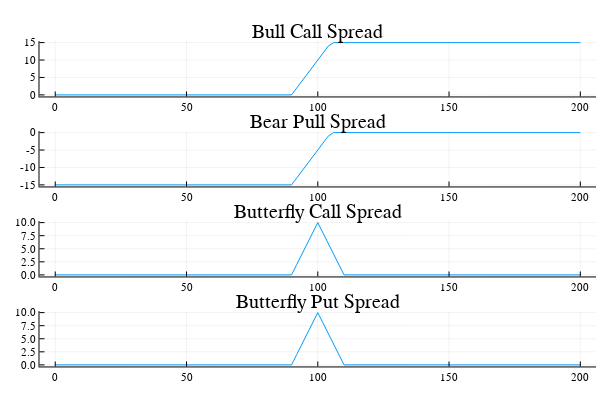

The notebook cell saved with this chart:
### Markdown cell above
## Spreads
\begin{equation*}
\ Bull Call Spread = Long Call X_L + Short Call X_H 
\text{  for $X_L<X_H$}.
\end{equation*}
\begin{equation*}
\ Bear Put Spread = Long Put X_L + Short Put X_H 
\text{  for $X_L<X_H$}.
\end{equation*}
\begin{equation*}
\ Butterfly Call Spread = Long Call X_L - 2* Call X_M + Long Call X_H 
\text{  for $X_L<X_M < X_H$}.
\end{equation*}
\begin{equation*}
\ Bear Put Spread = Long Put X_L - 2* Put X_M + Long Put X_H
\text{  for $X_L<X_M < X_H$}.
\end{equation*}

### Code cell
BullCallSpread      = Option.("Call",90,StockPrice)- Option.("Call",105,StockPrice)
BearPutSpread       = Option.("Put",90,StockPrice) - Option.("Put",105,StockPrice)
ButterflySpreadCall = Option.("Call",90,StockPrice)-2*Option.("Call",100,StockPrice) + Option.("Call",110,StockPrice)
ButterflySpreadPut  = Option.("Put",90,StockPrice) -2*Option.("Put",100,StockPrice)  + Option.("Put",110,StockPrice)
pBullCSpread        = plot(StockPrice,BullCallSpread,title= "Bull Call Spread")
pBearPSpread        = plot(StockPrice,BearPutSpread,title = "Bear Pull Spread")
pButterflyCSpread   = plot(StockPrice,ButterflySpreadCall,title = "Butterfly Call Spread")
pButterflyPSpread   = plot(StockPrice,ButterflySpreadPut,title = "Butterfly Put Spread")
plot(pBullCSpread,pBearPSpread,pButterflyCSpread,pButterflyPSpread,layout=(4,1),legend = false)

### Figure 1 — Plotly figure (JSON) as saved in the notebook; plotly's stock layout.template omitted (floating-point values rounded to 4 significant figures)
{"data": [{"colorbar": {"title": ""}, "hoverinfo": "text", "legendgroup": "y1", "line": {"color": "rgba(0, 154, 250, 1.000)", "dash": "solid", "shape": "linear", "width": 1}, "mode": "lines", "name": "y1", "showlegend": true, "text": [null, null, null, null, null, null, null, null, null, null, null, null, null, null, null, null, null, null, null, null, null, null, null, null, null, null, null, null, null, null, null, null, null, null, null, null, null, null, null, null, null, null, null, null, null, null, null, null, null, null, null, null, null, null, null, null, null, null, null, null, null, null, null, null, null, null, null, null, null, null, null, null, null, null, null, null, null, null, null, null, null, null, null, null, null, null, null, null, null, null, null, null, null, null, null, null, null, null, null, null, null], "type": "scatter", "x": [0, 2, 4, 6, 8, 10, 12, 14, 16, 18, 20, 22, 24, 26, 28, 30, 32, 34, 36, 38, 40, 42, 44, 46, 48, 50, 52, 54, 56, 58, 60, 62, 64, 66, 68, 70, 72, 74, 76, 78, 80, 82, 84, 86, 88, 90, 92, 94, 96, 98, 100, 102, 104, 106, 108, 110, 112, 114, 116, 118, 120, 122, 124, 126, 128, 130, 132, 134, 136, 138, 140, 142, 144, 146, 148, 150, 152, 154, 156, 158, 160, 162, 164, 166, 168, 170, 172, 174, 176, 178, 180, 182, 184, 186, 188, 190, 192, 194, 196, 198, 200], "xaxis": "x1", "y": [0, 0, 0, 0, 0, 0, 0, 0, 0, 0, 0, 0, 0, 0, 0, 0, 0, 0, 0, 0, 0, 0, 0, 0, 0, 0, 0, 0, 0, 0, 0, 0, 0, 0, 0, 0, 0, 0, 0, 0, 0, 0, 0, 0, 0, 0, 2, 4, 6, 8, 10, 12, 14, 15, 15, 15, 15, 15, 15, 15, 15, 15, 15, 15, 15, 15, 15, 15, 15, 15, 15, 15, 15, 15, 15, 15, 15, 15, 15, 15, 15, 15, 15, 15, 15, 15, 15, 15, 15, 15, 15, 15, 15, 15, 15, 15, 15, 15, 15, 15, 15], "yaxis": "y1"}, {"colorbar": {"title": ""}, "hoverinfo": "text", "legendgroup": "y1", "line": {"color": "rgba(0, 154, 250, 1.000)", "dash": "solid", "shape": "linear", "width": 1}, "mode": "lines", "name": "y1", "showlegend": true, "text": [null, null, null, null, null, null, null, null, null, null, null, null, null, null, null, null, null, null, null, null, null, null, null, null, null, null, null, null, null, null, null, null, null, null, null, null, null, null, null, null, null, null, null, null, null, null, null, null, null, null, null, null, null, null, null, null, null, null, null, null, null, null, null, null, null, null, null, null, null, null, null, null, null, null, null, null, null, null, null, null, null, null, null, null, null, null, null, null, null, null, null, null, null, null, null, null, null, null, null, null, null], "type": "scatter", "x": [0, 2, 4, 6, 8, 10, 12, 14, 16, 18, 20, 22, 24, 26, 28, 30, 32, 34, 36, 38, 40, 42, 44, 46, 48, 50, 52, 54, 56, 58, 60, 62, 64, 66, 68, 70, 72, 74, 76, 78, 80, 82, 84, 86, 88, 90, 92, 94, 96, 98, 100, 102, 104, 106, 108, 110, 112, 114, 116, 118, 120, 122, 124, 126, 128, 130, 132, 134, 136, 138, 140, 142, 144, 146, 148, 150, 152, 154, 156, 158, 160, 162, 164, 166, 168, 170, 172, 174, 176, 178, 180, 182, 184, 186, 188, 190, 192, 194, 196, 198, 200], "xaxis": "x2", "y": [-15, -15, -15, -15, -15, -15, -15, -15, -15, -15, -15, -15, -15, -15, -15, -15, -15, -15, -15, -15, -15, -15, -15, -15, -15, -15, -15, -15, -15, -15, -15, -15, -15, -15, -15, -15, -15, -15, -15, -15, -15, -15, -15, -15, -15, -15, -13, -11, -9, -7, -5, -3, -1, 0, 0, 0, 0, 0, 0, 0, 0, 0, 0, 0, 0, 0, 0, 0, 0, 0, 0, 0, 0, 0, 0, 0, 0, 0, 0, 0, 0, 0, 0, 0, 0, 0, 0, 0, 0, 0, 0, 0, 0, 0, 0, 0, 0, 0, 0, 0, 0], "yaxis": "y2"}, {"colorbar": {"title": ""}, "hoverinfo": "text", "legendgroup": "y1", "line": {"color": "rgba(0, 154, 250, 1.000)", "dash": "solid", "shape": "linear", "width": 1}, "mode": "lines", "name": "y1", "showlegend": true, "text": [null, null, null, null, null, null, null, null, null, null, null, null, null, null, null, null, null, null, null, null, null, null, null, null, null, null, null, null, null, null, null, null, null, null, null, null, null, null, null, null, null, null, null, null, null, null, null, null, null, null, null, null, null, null, null, null, null, null, null, null, null, null, null, null, null, null, null, null, null, null, null, null, null, null, null, null, null, null, null, null, null, null, null, null, null, null, null, null, null, null, null, null, null, null, null, null, null, null, null, null, null], "type": "scatter", "x": [0, 2, 4, 6, 8, 10, 12, 14, 16, 18, 20, 22, 24, 26, 28, 30, 32, 34, 36, 38, 40, 42, 44, 46, 48, 50, 52, 54, 56, 58, 60, 62, 64, 66, 68, 70, 72, 74, 76, 78, 80, 82, 84, 86, 88, 90, 92, 94, 96, 98, 100, 102, 104, 106, 108, 110, 112, 114, 116, 118, 120, 122, 124, 126, 128, 130, 132, 134, 136, 138, 140, 142, 144, 146, 148, 150, 152, 154, 156, 158, 160, 162, 164, 166, 168, 170, 172, 174, 176, 178, 180, 182, 184, 186, 188, 190, 192, 194, 196, 198, 200], "xaxis": "x3", "y": [0, 0, 0, 0, 0, 0, 0, 0, 0, 0, 0, 0, 0, 0, 0, 0, 0, 0, 0, 0, 0, 0, 0, 0, 0, 0, 0, 0, 0, 0, 0, 0, 0, 0, 0, 0, 0, 0, 0, 0, 0, 0, 0, 0, 0, 0, 2, 4, 6, 8, 10, 8, 6, 4, 2, 0, 0, 0, 0, 0, 0, 0, 0, 0, 0, 0, 0, 0, 0, 0, 0, 0, 0, 0, 0, 0, 0, 0, 0, 0, 0, 0, 0, 0, 0, 0, 0, 0, 0, 0, 0, 0, 0, 0, 0, 0, 0, 0, 0, 0, 0], "yaxis": "y3"}, {"colorbar": {"title": ""}, "hoverinfo": "text", "legendgroup": "y1", "line": {"color": "rgba(0, 154, 250, 1.000)", "dash": "solid", "shape": "linear", "width": 1}, "mode": "lines", "name": "y1", "showlegend": true, "text": [null, null, null, null, null, null, null, null, null, null, null, null, null, null, null, null, null, null, null, null, null, null, null, null, null, null, null, null, null, null, null, null, null, null, null, null, null, null, null, null, null, null, null, null, null, null, null, null, null, null, null, null, null, null, null, null, null, null, null, null, null, null, null, null, null, null, null, null, null, null, null, null, null, null, null, null, null, null, null, null, null, null, null, null, null, null, null, null, null, null, null, null, null, null, null, null, null, null, null, null, null], "type": "scatter", "x": [0, 2, 4, 6, 8, 10, 12, 14, 16, 18, 20, 22, 24, 26, 28, 30, 32, 34, 36, 38, 40, 42, 44, 46, 48, 50, 52, 54, 56, 58, 60, 62, 64, 66, 68, 70, 72, 74, 76, 78, 80, 82, 84, 86, 88, 90, 92, 94, 96, 98, 100, 102, 104, 106, 108, 110, 112, 114, 116, 118, 120, 122, 124, 126, 128, 130, 132, 134, 136, 138, 140, 142, 144, 146, 148, 150, 152, 154, 156, 158, 160, 162, 164, 166, 168, 170, 172, 174, 176, 178, 180, 182, 184, 186, 188, 190, 192, 194, 196, 198, 200], "xaxis": "x4", "y": [0, 0, 0, 0, 0, 0, 0, 0, 0, 0, 0, 0, 0, 0, 0, 0, 0, 0, 0, 0, 0, 0, 0, 0, 0, 0, 0, 0, 0, 0, 0, 0, 0, 0, 0, 0, 0, 0, 0, 0, 0, 0, 0, 0, 0, 0, 2, 4, 6, 8, 10, 8, 6, 4, 2, 0, 0, 0, 0, 0, 0, 0, 0, 0, 0, 0, 0, 0, 0, 0, 0, 0, 0, 0, 0, 0, 0, 0, 0, 0, 0, 0, 0, 0, 0, 0, 0, 0, 0, 0, 0, 0, 0, 0, 0, 0, 0, 0, 0, 0, 0], "yaxis": "y4"}], "layout": {"annotations": [{"font": {"color": "rgba(0, 0, 0, 1.000)", "family": "sans-serif", "size": 20}, "rotation": 0, "showarrow": false, "text": "Bull Call Spread", "x": 0.5296, "xanchor": "center", "xref": "paper", "y": 1, "yanchor": "top", "yref": "paper"}, {"font": {"color": "rgba(0, 0, 0, 1.000)", "family": "sans-serif", "size": 20}, "rotation": 0, "showarrow": false, "text": "Bear Pull Spread", "x": 0.5296, "xanchor": "center", "xref": "paper", "y": 0.75, "yanchor": "top", "yref": "paper"}, {"font": {"color": "rgba(0, 0, 0, 1.000)", "family": "sans-serif", "size": 20}, "rotation": 0, "showarrow": false, "text": "Butterfly Call Spread", "x": 0.5296, "xanchor": "center", "xref": "paper", "y": 0.5, "yanchor": "top", "yref": "paper"}, {"font": {"color": "rgba(0, 0, 0, 1.000)", "family": "sans-serif", "size": 20}, "rotation": 0, "showarrow": false, "text": "Butterfly Put Spread", "x": 0.5296, "xanchor": "center", "xref": "paper", "y": 0.25, "yanchor": "top", "yref": "paper"}], "height": 400, "margin": {"b": 20, "l": 0, "r": 0, "t": 20}, "paper_bgcolor": "rgba(255, 255, 255, 1.000)", "plot_bgcolor": "rgba(255, 255, 255, 1.000)", "showlegend": false, "width": 600, "xaxis1": {"anchor": "y1", "domain": [0.06582, 0.9934], "gridcolor": "rgba(0, 0, 0, 0.100)", "gridwidth": 0.5, "linecolor": "rgba(0, 0, 0, 1.000)", "mirror": false, "range": [-6, 206], "showgrid": true, "showline": true, "showticklabels": true, "tickangle": 0, "tickcolor": "rgb(0, 0, 0)", "tickfont": {"color": "rgba(0, 0, 0, 1.000)", "family": "sans-serif", "size": 11}, "tickmode": "array", "ticks": "inside", "ticktext": ["0", "50", "100", "150", "200"], "tickvals": [0, 50, 100, 150, 200], "title": "", "titlefont": {"color": "rgba(0, 0, 0, 1.000)", "family": "sans-serif", "size": 15}, "type": "-", "visible": true, "zeroline": false, "zerolinecolor": "rgba(0, 0, 0, 1.000)"}, "xaxis2": {"anchor": "y2", "domain": [0.06582, 0.9934], "gridcolor": "rgba(0, 0, 0, 0.100)", "gridwidth": 0.5, "linecolor": "rgba(0, 0, 0, 1.000)", "mirror": false, "range": [-6, 206], "showgrid": true, "showline": true, "showticklabels": true, "tickangle": 0, "tickcolor": "rgb(0, 0, 0)", "tickfont": {"color": "rgba(0, 0, 0, 1.000)", "family": "sans-serif", "size": 11}, "tickmode": "array", "ticks": "inside", "ticktext": ["0", "50", "100", "150", "200"], "tickvals": [0, 50, 100, 150, 200], "title": "", "titlefont": {"color": "rgba(0, 0, 0, 1.000)", "family": "sans-serif", "size": 15}, "type": "-", "visible": true, "zeroline": false, "zerolinecolor": "rgba(0, 0, 0, 1.000)"}, "xaxis3": {"anchor": "y3", "domain": [0.06582, 0.9934], "gridcolor": "rgba(0, 0, 0, 0.100)", "gridwidth": 0.5, "linecolor": "rgba(0, 0, 0, 1.000)", "mirror": false, "range": [-6, 206], "showgrid": true, "showline": true, "showticklabels": true, "tickangle": 0, "tickcolor": "rgb(0, 0, 0)", "tickfont": {"color": "rgba(0, 0, 0, 1.000)", "family": "sans-serif", "size": 11}, "tickmode": "array", "ticks": "inside", "ticktext": ["0", "50", "100", "150", "200"], "tickvals": [0, 50, 100, 150, 200], "title": "", "titlefont": {"color": "rgba(0, 0, 0, 1.000)", "family": "sans-serif", "size": 15}, "type": "-", "visible": true, "zeroline": false, "zerolinecolor": "rgba(0, 0, 0, 1.000)"}, "xaxis4": {"anchor": "y4", "domain": [0.06582, 0.9934], "gridcolor": "rgba(0, 0, 0, 0.100)", "gridwidth": 0.5, "linecolor": "rgba(0, 0, 0, 1.000)", "mirror": false, "range": [-6, 206], "showgrid": true, "showline": true, "showticklabels": true, "tickangle": 0, "tickcolor": "rgb(0, 0, 0)", "tickfont": {"color": "rgba(0, 0, 0, 1.000)", "family": "sans-serif", "size": 11}, "tickmode": "array", "ticks": "inside", "ticktext": ["0", "50", "100", "150", "200"], "tickvals": [0, 50, 100, 150, 200], "title": "", "titlefont": {"color": "rgba(0, 0, 0, 1.000)", "family": "sans-serif", "size": 15}, "type": "-", "visible": true, "zeroline": false, "zerolinecolor": "rgba(0, 0, 0, 1.000)"}, "yaxis1": {"anchor": "x1", "domain": [0.7876, 0.9415], "gridcolor": "rgba(0, 0, 0, 0.100)", "gridwidth": 0.5, "linecolor": "rgba(0, 0, 0, 1.000)", "mirror": false, "range": [-0.45, 15.45], "showgrid": true, "showline": true, "showticklabels": true, "tickangle": 0, "tickcolor": "rgb(0, 0, 0)", "tickfont": {"color": "rgba(0, 0, 0, 1.000)", "family": "sans-serif", "size": 11}, "tickmode": "array", "ticks": "inside", "ticktext": ["0", "5", "10", "15"], "tickvals": [0, 5, 10, 15], "title": "", "titlefont": {"color": "rgba(0, 0, 0, 1.000)", "family": "sans-serif", "size": 15}, "type": "-", "visible": true, "zeroline": false, "zerolinecolor": "rgba(0, 0, 0, 1.000)"}, "yaxis2": {"anchor": "x2", "domain": [0.5376, 0.6915], "gridcolor": "rgba(0, 0, 0, 0.100)", "gridwidth": 0.5, "linecolor": "rgba(0, 0, 0, 1.000)", "mirror": false, "range": [-15.45, 0.45], "showgrid": true, "showline": true, "showticklabels": true, "tickangle": 0, "tickcolor": "rgb(0, 0, 0)", "tickfont": {"color": "rgba(0, 0, 0, 1.000)", "family": "sans-serif", "size": 11}, "tickmode": "array", "ticks": "inside", "ticktext": ["-15", "-10", "-5", "0"], "tickvals": [-15, -10, -5, 0], "title": "", "titlefont": {"color": "rgba(0, 0, 0, 1.000)", "family": "sans-serif", "size": 15}, "type": "-", "visible": true, "zeroline": false, "zerolinecolor": "rgba(0, 0, 0, 1.000)"}, "yaxis3": {"anchor": "x3", "domain": [0.2876, 0.4415], "gridcolor": "rgba(0, 0, 0, 0.100)", "gridwidth": 0.5, "linecolor": "rgba(0, 0, 0, 1.000)", "mirror": false, "range": [-0.3, 10.3], "showgrid": true, "showline": true, "showticklabels": true, "tickangle": 0, "tickcolor": "rgb(0, 0, 0)", "tickfont": {"color": "rgba(0, 0, 0, 1.000)", "family": "sans-serif", "size": 11}, "tickmode": "array", "ticks": "inside", "ticktext": ["0.0", "2.5", "5.0", "7.5", "10.0"], "tickvals": [0, 2.5, 5, 7.5, 10], "title": "", "titlefont": {"color": "rgba(0, 0, 0, 1.000)", "family": "sans-serif", "size": 15}, "type": "-", "visible": true, "zeroline": false, "zerolinecolor": "rgba(0, 0, 0, 1.000)"}, "yaxis4": {"anchor": "x4", "domain": [0.03762, 0.1915], "gridcolor": "rgba(0, 0, 0, 0.100)", "gridwidth": 0.5, "linecolor": "rgba(0, 0, 0, 1.000)", "mirror": false, "range": [-0.3, 10.3], "showgrid": true, "showline": true, "showticklabels": true, "tickangle": 0, "tickcolor": "rgb(0, 0, 0)", "tickfont": {"color": "rgba(0, 0, 0, 1.000)", "family": "sans-serif", "size": 11}, "tickmode": "array", "ticks": "inside", "ticktext": ["0.0", "2.5", "5.0", "7.5", "10.0"], "tickvals": [0, 2.5, 5, 7.5, 10], "title": "", "titlefont": {"color": "rgba(0, 0, 0, 1.000)", "family": "sans-serif", "size": 15}, "type": "-", "visible": true, "zeroline": false, "zerolinecolor": "rgba(0, 0, 0, 1.000)"}}}
